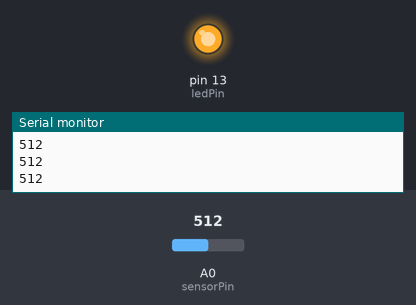
The sketch below on a simulated Arduino Uno, built with avr-gcc and run on an emulated ATmega328P. Parts: output pins drawn as LEDs (lit = HIGH), the last lines printed to the serial monitor. The inputs (shaded band) are chosen by the test bench; at power-on: A0 (sensorPin) = 512.

Above: at 1.2 s.
1.3 s: A0 (sensorPin) set to 527
At 1.9 s:
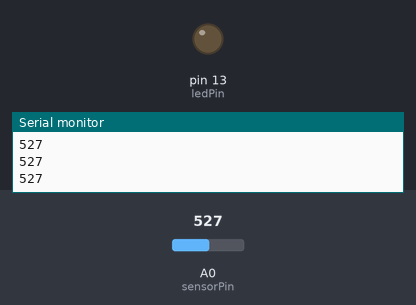
2.8 s: A0 (sensorPin) set to 511
At 3.1 s:
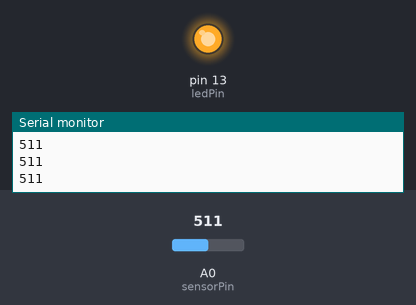
4.3 s: A0 (sensorPin) set to 530
At 5.4 s:
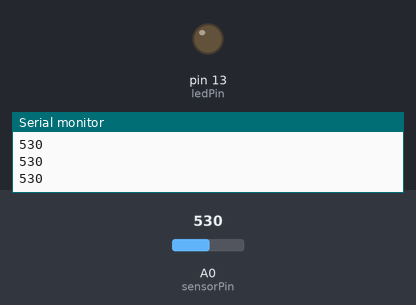
Timing chart, 0 to 7.3 s (numbered marks = the images above; inputs shaded):
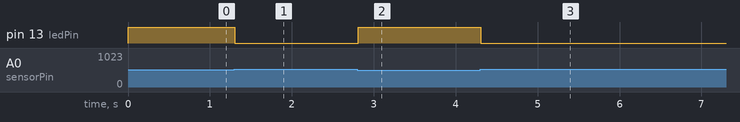

Measured:
- the behaviour switches between 519 and 520 on A0 (sensorPin) (found by bisection; images 0 and 1)
- after the input at 1.3 s, pin 13 (ledPin): HIGH → LOW at once
- after the input at 2.8 s, pin 13 (ledPin): LOW → HIGH at once
- after the input at 4.3 s, pin 13 (ledPin): HIGH → LOW at once

The sketch:

sketch_oct27a.ino
```cpp
const int sensorPin = A0;   // 조도센서 핀
const int ledPin = 13;      // LED 핀 (13번 핀)

void setup() {
  pinMode(ledPin, OUTPUT);
  Serial.begin(9600);
}

void loop() {
  int sensorValue = analogRead(sensorPin); // whh
  Serial.println(sensorValue);

  if (sensorValue >= 520) { // 조도센서 값이 520 이하인 경우
    digitalWrite(ledPin, LOW); // LED 끄기
  } else {
    digitalWrite(ledPin, HIGH); // LED 켜기
  }
}
```

sketch_oct27a.ino.cpp
```cpp
const int sensorPin = A0;
const int ledPin = 13;

void setup() {
  pinMode(ledPin, OUTPUT);
  Serial.begin(9600);
}

void loop() {
  int sensorValue = analogRead(sensorPin);
  Serial.println(sensorValue);

  if (sensorValue >= 520) {
    digitalWrite(ledPin, LOW);
  } else {
    digitalWrite(ledPin, HIGH);
  }
}
```
